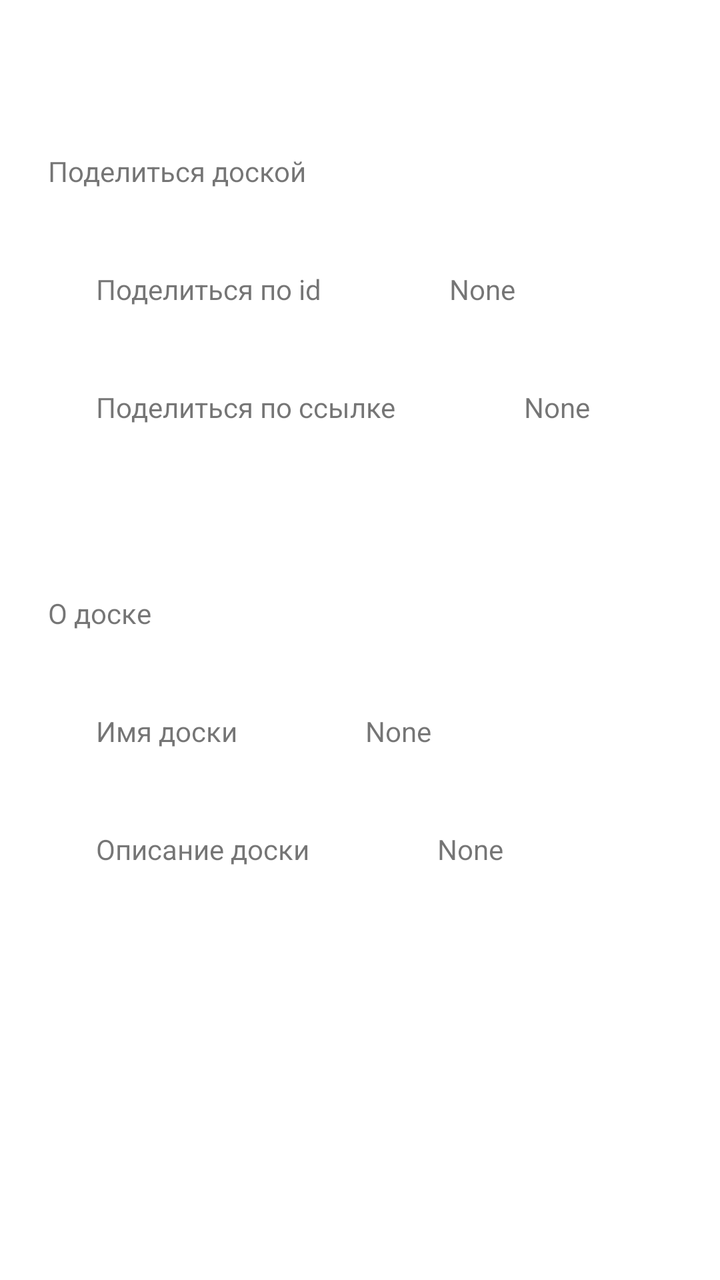
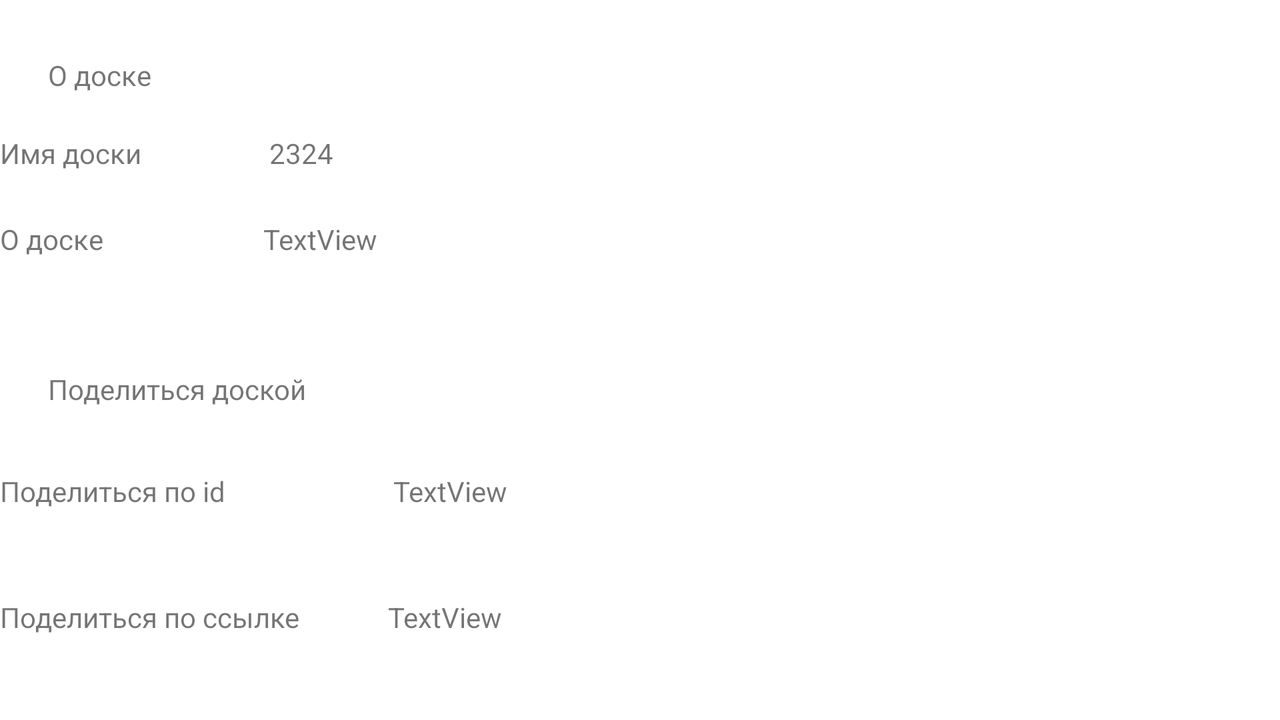

First picture: res/layout/ on a phone held upright. Second picture: the repository's own variant of that layout, on a device whose configuration matches the variant's folder. Source for both follows.
<!-- AndroidManifest.xml: application theme Theme.Uniboard -->
<!-- res/layout/fragment_board_details.xml -->
<?xml version="1.0" encoding="utf-8"?>
<androidx.constraintlayout.widget.ConstraintLayout xmlns:android="http://schemas.android.com/apk/res/android"
    xmlns:app="http://schemas.android.com/apk/res-auto"
    xmlns:tools="http://schemas.android.com/tools"
    android:layout_width="match_parent"
    android:layout_height="match_parent"
    tools:context=".board_details.presentation.BoardDetailsFragment">


    <TextView
        android:id="@+id/text_about"
        android:layout_width="match_parent"
        android:layout_height="wrap_content"

        android:layout_marginStart="24dp"
        android:layout_marginTop="84dp"
        android:layout_marginEnd="24dp"
        android:text="@string/about_board"
        app:layout_constraintEnd_toEndOf="parent"
        app:layout_constraintHorizontal_bias="1.0"
        app:layout_constraintStart_toStartOf="parent"
        app:layout_constraintTop_toBottomOf="@+id/text_share_url" />

    <TextView
        android:id="@+id/text_name"
        android:layout_width="wrap_content"
        android:layout_height="wrap_content"
        android:layout_marginStart="48dp"
        android:layout_marginTop="40dp"
        android:text="@string/name_board"
        app:layout_constraintStart_toStartOf="parent"

        app:layout_constraintTop_toBottomOf="@+id/text_about" />

    <TextView
        android:id="@+id/text_name_value"
        android:layout_width="42dp"
        android:layout_height="wrap_content"
        android:layout_marginStart="64dp"
        android:layout_marginTop="40dp"
        android:text="@string/None"

        app:layout_constraintBaseline_toBaselineOf="@id/text_name"

        android:textIsSelectable="true"
        app:layout_constraintStart_toEndOf="@+id/text_name"
        app:layout_constraintTop_toBottomOf="@+id/text_about" />

  
    
    <TextView
        android:id="@+id/text_descrip_board"
        android:layout_width="wrap_content"
        android:layout_height="wrap_content"
        android:layout_marginStart="48dp"
        android:layout_marginTop="40dp"
        android:text="@string/descrip_board"
        app:layout_constraintStart_toStartOf="parent"

        app:layout_constraintTop_toBottomOf="@+id/text_name" />


    <TextView
        android:id="@+id/tv_name_value"
        android:layout_width="42dp"
        android:layout_height="wrap_content"
        android:layout_marginStart="64dp"
        android:layout_marginTop="40dp"
        android:text="@string/None"

        app:layout_constraintBaseline_toBaselineOf="@id/text_descrip_board"

        android:textIsSelectable="true"
        app:layout_constraintStart_toEndOf="@+id/text_descrip_board"
        app:layout_constraintTop_toBottomOf="@+id/text_name" />


    <TextView
        android:id="@+id/tv_share_board"
        android:layout_width="match_parent"
        android:layout_height="wrap_content"

        android:layout_marginStart="24dp"
        android:layout_marginTop="76dp"
        android:layout_marginEnd="24dp"
        android:text="@string/share_board"
        app:layout_constraintEnd_toEndOf="parent"
        app:layout_constraintHorizontal_bias="1.0"
        app:layout_constraintStart_toStartOf="parent"
        app:layout_constraintTop_toTopOf="parent" />

    <TextView
        android:id="@+id/text_share_id"
        android:layout_width="wrap_content"
        android:layout_height="wrap_content"
        android:layout_marginStart="48dp"
        android:layout_marginTop="40dp"
        android:text="@string/share_id"
        app:layout_constraintStart_toStartOf="parent"

        app:layout_constraintTop_toBottomOf="@+id/tv_share_board" />

    <TextView
        android:id="@+id/tv_share_id"
        android:layout_width="42dp"
        android:layout_height="wrap_content"
        android:layout_marginStart="64dp"
        android:layout_marginTop="40dp"
        android:text="@string/None"

        app:layout_constraintBaseline_toBaselineOf="@id/text_share_id"

        android:textIsSelectable="true"
        app:layout_constraintStart_toEndOf="@+id/text_share_id"
        app:layout_constraintTop_toBottomOf="@+id/tv_share_board" />



    <TextView
        android:id="@+id/text_share_url"
        android:layout_width="wrap_content"
        android:layout_height="wrap_content"
        android:layout_marginStart="48dp"
        android:layout_marginTop="40dp"
        android:text="@string/share_url"
        app:layout_constraintStart_toStartOf="parent"

        app:layout_constraintTop_toBottomOf="@+id/text_share_id" />


    <TextView
        android:id="@+id/tv_share_url"
        android:layout_width="42dp"
        android:layout_height="wrap_content"
        android:layout_marginStart="64dp"
        android:layout_marginTop="40dp"
        android:text="@string/None"

        app:layout_constraintBaseline_toBaselineOf="@id/text_share_url"

        android:textIsSelectable="true"
        app:layout_constraintStart_toEndOf="@+id/text_share_url"
        app:layout_constraintTop_toBottomOf="@+id/tv_share_board" />


</androidx.constraintlayout.widget.ConstraintLayout>
<!-- resources referenced by this layout -->
<resources>
  <string name="None">None</string>
  <string name="about_board">О доске</string>
  <string name="descrip_board">Описание доски</string>
  <string name="name_board">Имя доски</string>
  <string name="share_board">Поделиться доской</string>
  <string name="share_id">Поделиться по id</string>
  <string name="share_url">Поделиться по ссылке</string>
  <style name="Theme.Uniboard" parent="Theme.MaterialComponents.DayNight.NoActionBar" />
</resources>
<!-- res/layout-land/fragment_board_details.xml (the repository's variant of the layout above) -->
<!-- drawn on the phone turned sideways -->
<?xml version="1.0" encoding="utf-8"?>
<androidx.constraintlayout.widget.ConstraintLayout xmlns:android="http://schemas.android.com/apk/res/android"
    xmlns:app="http://schemas.android.com/apk/res-auto"
    xmlns:tools="http://schemas.android.com/tools"
    android:layout_width="match_parent"
    android:layout_height="match_parent"
    tools:context=".board_details.presentation.BoardDetailsFragment">


    <TextView
        android:id="@+id/text_about"
        android:layout_width="match_parent"
        android:layout_height="wrap_content"

        android:layout_marginStart="24dp"
        android:layout_marginTop="28dp"
        android:layout_marginEnd="24dp"
        android:text="@string/about_board"
        app:layout_constraintEnd_toEndOf="parent"
        app:layout_constraintHorizontal_bias="0.0"
        app:layout_constraintStart_toStartOf="parent"
        app:layout_constraintTop_toTopOf="parent" />

    <TextView
        android:id="@+id/text_name"
        android:layout_width="wrap_content"
        android:layout_height="wrap_content"
        android:layout_marginTop="20dp"
        android:text="@string/name_board"
        app:layout_constraintTop_toBottomOf="@+id/text_about"

        tools:layout_editor_absoluteX="50dp" />

    <TextView
        android:id="@+id/text_name_value"
        android:layout_width="42dp"
        android:layout_height="wrap_content"
        android:layout_marginStart="64dp"
        android:layout_marginTop="20dp"
        android:text="2324"

        android:textIsSelectable="true"
        app:layout_constraintStart_toEndOf="@+id/text_name"
        app:layout_constraintTop_toBottomOf="@+id/text_about" />

    <TextView
        android:id="@+id/textView7"
        android:layout_width="wrap_content"
        android:layout_height="wrap_content"
        android:layout_marginStart="80dp"
        android:layout_marginTop="24dp"
        android:text="TextView"
        app:layout_constraintStart_toEndOf="@+id/textView6"
        app:layout_constraintTop_toBottomOf="@+id/text_name_value" />

    <TextView
        android:id="@+id/textView6"
        android:layout_width="wrap_content"
        android:layout_height="wrap_content"
        android:layout_marginTop="24dp"
        android:text="@string/about_board"
        app:layout_constraintTop_toBottomOf="@+id/text_name"
        tools:layout_editor_absoluteX="50dp" />

    <TextView
        android:id="@+id/textView8"
        android:layout_width="match_parent"
        android:layout_height="wrap_content"
        android:layout_marginStart="24dp"
        android:layout_marginTop="56dp"
        android:layout_marginEnd="24dp"
        android:text="@string/share_board"
        app:layout_constraintEnd_toEndOf="parent"
        app:layout_constraintHorizontal_bias="0.0"
        app:layout_constraintStart_toStartOf="parent"
        app:layout_constraintTop_toBottomOf="@+id/textView6" />

    <TextView
        android:id="@+id/textView10"
        android:layout_width="wrap_content"
        android:layout_height="wrap_content"
        android:layout_marginTop="32dp"
        android:text="@string/share_id"
        app:layout_constraintTop_toBottomOf="@+id/textView8"
        tools:layout_editor_absoluteX="50dp" />

    <TextView
        android:id="@+id/textView11"
        android:layout_width="wrap_content"
        android:layout_height="wrap_content"
        android:layout_marginStart="84dp"
        android:layout_marginTop="32dp"
        android:text="TextView"
        app:layout_constraintStart_toEndOf="@+id/textView10"
        app:layout_constraintTop_toBottomOf="@+id/textView8" />

    <TextView
        android:id="@+id/textView15"
        android:layout_width="wrap_content"
        android:layout_height="wrap_content"
        android:layout_marginTop="44dp"
        android:text="@string/share_url"
        app:layout_constraintTop_toBottomOf="@+id/textView10"
        tools:layout_editor_absoluteX="50dp" />

    <TextView
        android:id="@+id/textView16"
        android:layout_width="wrap_content"
        android:layout_height="wrap_content"
        android:layout_marginStart="44dp"
        android:layout_marginTop="44dp"
        android:text="TextView"
        app:layout_constraintStart_toEndOf="@+id/textView15"
        app:layout_constraintTop_toBottomOf="@+id/textView11" />


</androidx.constraintlayout.widget.ConstraintLayout>
<!-- resources referenced by the variant -->
<!-- as the phone turned sideways resolves them -->
<resources>
  <string name="about_board">О доске</string>
  <string name="name_board">Имя доски</string>
  <string name="share_board">Поделиться доской</string>
  <string name="share_id">Поделиться по id</string>
  <string name="share_url">Поделиться по ссылке</string>
  <style name="Theme.Uniboard" parent="Theme.MaterialComponents.DayNight.NoActionBar" />
</resources>
